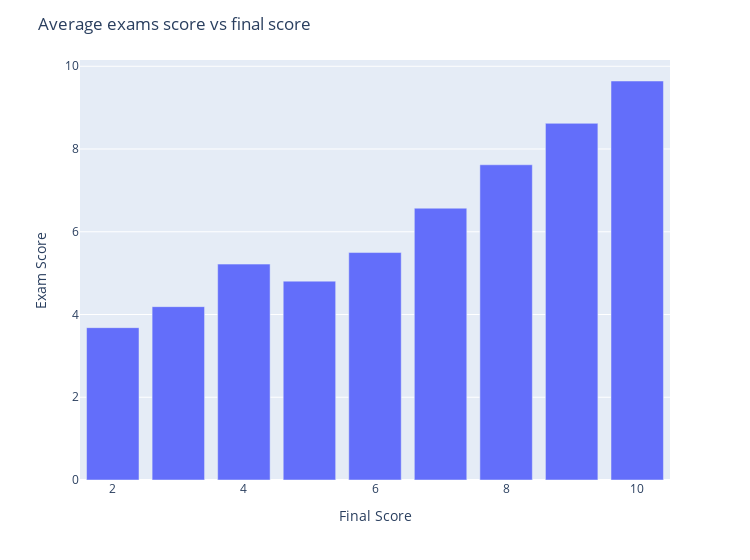

Notebook code cell kept with this figure:
### Markdown cell above
# Final score in function of average exam score.

Im going to see now if the final score depends in the average of the two main exams ('primer y segundo parcial').

For that im going to keep the higher value between the 1st and the 2nd instance of the exams, and then adding them up and obtaining the mean.

### Code cell
df_plot = data[['nota_final_materia', 'primer_parcial', 'recuperatorio_primer_parcial','recuperatorio_segundo_parcial', 'segundo_parcial']].copy()

# Create two new columns with the maximum values
df_plot['primer_parcial_final'] = df_plot[['primer_parcial', 'recuperatorio_primer_parcial']].max(axis=1)
df_plot['segundo_parcial_final'] = df_plot[['segundo_parcial', 'recuperatorio_segundo_parcial']].max(axis=1)

# Calculate the mean of the sum of higher values
df_plot['promedio_parciales'] = df_plot[['primer_parcial_final', 'segundo_parcial_final']].mean(axis=1)

df_plot = df_plot[df_plot['promedio_parciales'] > 0]
df_plot = df_plot.groupby('nota_final_materia')['promedio_parciales'].mean()

fig = px.bar(df_plot, x=df_plot.index, y=df_plot.values, width=750)
    
# Update the layout - Title and Axis labels
fig.update_layout(
    title=f'Average exams score vs final score',
    xaxis=dict(title='Final Score'),
    yaxis=dict(title=f'Exam Score')
)
fig.show()

### Figure 1 — Plotly figure (JSON) as saved in the notebook; plotly's stock layout.template omitted (floating-point values rounded to 4 significant figures)
{"data": [{"alignmentgroup": "True", "hovertemplate": "nota_final_materia=%{x}<br>y=%{y}<extra></extra>", "legendgroup": "", "marker": {"color": "#636efa", "pattern": {"shape": ""}}, "name": "", "offsetgroup": "", "orientation": "v", "showlegend": false, "textposition": "auto", "type": "bar", "x": [2, 3, 4, 5, 6, 7, 8, 9, 10], "xaxis": "x", "y": [3.682, 4.19, 5.218, 4.807, 5.497, 6.57, 7.619, 8.621, 9.644], "yaxis": "y"}], "layout": {"barmode": "relative", "legend": {"tracegroupgap": 0}, "margin": {"t": 60}, "title": {"text": "Average exams score vs final score"}, "width": 750, "xaxis": {"anchor": "y", "domain": [0, 1], "title": {"text": "Final Score"}}, "yaxis": {"anchor": "x", "domain": [0, 1], "title": {"text": "Exam Score"}}}}
